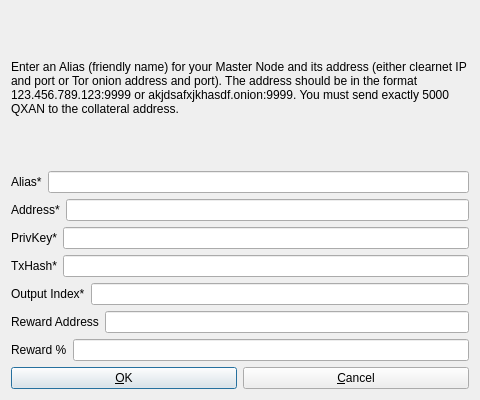
<?xml version="1.0" encoding="UTF-8"?>
<ui version="4.0">
 <class>AddEditAdrenalineNode</class>
 <widget class="QDialog" name="AddEditAdrenalineNode">
  <property name="geometry">
   <rect>
    <x>0</x>
    <y>0</y>
    <width>480</width>
    <height>400</height>
   </rect>
  </property>
  <property name="windowTitle">
   <string>Add/Edit QLegacy Node</string>
  </property>
  <property name="modal">
   <bool>true</bool>
  </property>
  <layout class="QVBoxLayout" name="verticalLayout">
   <item>
    <widget class="QLabel" name="label_9">
     <property name="sizePolicy">
      <sizepolicy hsizetype="Preferred" vsizetype="Expanding">
       <horstretch>0</horstretch>
       <verstretch>0</verstretch>
      </sizepolicy>
     </property>
     <property name="text">
      <string>&lt;html&gt;&lt;head/&gt;&lt;body&gt;&lt;p&gt;Enter an Alias (friendly name) for your Master Node and its address (either clearnet IP and port or Tor onion address and port). The address should be in the format 123.456.789.123:9999 or akjdsafxjkhasdf.onion:9999. You must send exactly 5000 QXAN to the collateral address.&lt;/p&gt;&lt;/body&gt;&lt;/html&gt;</string>
     </property>
     <property name="wordWrap">
      <bool>true</bool>
     </property>
    </widget>
   </item>
   <item>
    <layout class="QHBoxLayout" name="horizontalLayout_4">
     <property name="bottomMargin">
      <number>0</number>
     </property>
     <item>
      <widget class="QLabel" name="label_4">
       <property name="text">
        <string>Alias*</string>
       </property>
      </widget>
     </item>
     <item>
      <widget class="QLineEdit" name="aliasLineEdit"/>
     </item>
    </layout>
   </item>
   <item>
    <layout class="QHBoxLayout" name="horizontalLayout_5">
     <property name="bottomMargin">
      <number>0</number>
     </property>
     <item>
      <widget class="QLabel" name="label_6">
       <property name="text">
        <string>Address*</string>
       </property>
      </widget>
     </item>
     <item>
      <widget class="QLineEdit" name="addressLineEdit"/>
     </item>
    </layout>
   </item>
   <item>
    <layout class="QHBoxLayout" name="horizontalLayout_3">
     <property name="bottomMargin">
      <number>0</number>
     </property>
     <item>
      <widget class="QLabel" name="label_5">
       <property name="text">
        <string>PrivKey*</string>
       </property>
      </widget>
     </item>
     <item>
      <widget class="QLineEdit" name="privkeyLineEdit"/>
     </item>
    </layout>
   </item>
   <item>
    <layout class="QHBoxLayout" name="horizontalLayout_2">
     <property name="bottomMargin">
      <number>0</number>
     </property>
     <item>
      <widget class="QLabel" name="label_2">
       <property name="text">
        <string>TxHash*</string>
       </property>
      </widget>
     </item>
     <item>
      <widget class="QLineEdit" name="txhashLineEdit"/>
     </item>
    </layout>
   </item>
   <item>
    <layout class="QHBoxLayout" name="horizontalLayout_8">
     <property name="bottomMargin">
      <number>0</number>
     </property>
     <item>
      <widget class="QLabel" name="label_8">
       <property name="text">
        <string>Output Index*</string>
       </property>
      </widget>
     </item>
     <item>
      <widget class="QLineEdit" name="outputindexLineEdit"/>
     </item>
    </layout>
   </item>
   <item>
    <layout class="QHBoxLayout" name="horizontalLayout_6">
     <property name="bottomMargin">
      <number>0</number>
     </property>
     <item>
      <widget class="QLabel" name="label_3">
       <property name="text">
        <string>Reward Address</string>
       </property>
      </widget>
     </item> 
     <item>
      <widget class="QLineEdit" name="rewardaddressLineEdit"/>
     </item>
    </layout>
   </item>
   <item>
    <layout class="QHBoxLayout" name="horizontalLayout_7">
     <property name="bottomMargin">
      <number>0</number>
     </property>
     <item>
      <widget class="QLabel" name="label_7">
       <property name="text">
        <string>Reward %</string>
       </property>
      </widget>
     </item>
     <item>
      <widget class="QLineEdit" name="rewardpercentageLineEdit"/>
     </item>
    </layout>
   </item>
   <item>
    <layout class="QHBoxLayout" name="horizontalLayout_Buttons">
     <item>
      <widget class="QPushButton" name="okButton">
       <property name="text">
        <string>&amp;OK</string>
       </property>
      </widget>
     </item>
     <item>
      <widget class="QPushButton" name="cancelButton">
       <property name="text">
        <string>&amp;Cancel</string>
       </property>
       <property name="autoDefault">
        <bool>false</bool>
       </property>
      </widget>
     </item>
    </layout>
   </item>
  </layout>
 </widget>
 <resources/>
 <connections/>
</ui>
